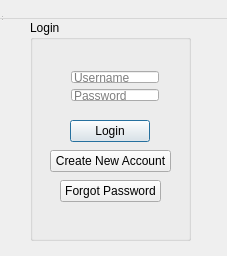
<?xml version="1.0" encoding="UTF-8"?>
<ui version="4.0">
 <class>AppointmentCheck</class>
 <widget class="QDialog" name="AppointmentCheck">
  <property name="geometry">
   <rect>
    <x>0</x>
    <y>0</y>
    <width>227</width>
    <height>256</height>
   </rect>
  </property>
  <property name="windowTitle">
   <string>AppointmentCheck</string>
  </property>
  <widget class="QWidget" name="centralWidget" native="true">
   <property name="geometry">
    <rect>
     <x>0</x>
     <y>0</y>
     <width>221</width>
     <height>241</height>
    </rect>
   </property>
   <widget class="QGroupBox" name="groupBox">
    <property name="geometry">
     <rect>
      <x>30</x>
      <y>20</y>
      <width>161</width>
      <height>221</height>
     </rect>
    </property>
    <property name="title">
     <string>Login</string>
    </property>
    <widget class="QPushButton" name="pushButton">
     <property name="geometry">
      <rect>
       <x>40</x>
       <y>100</y>
       <width>80</width>
       <height>22</height>
      </rect>
     </property>
     <property name="text">
      <string>Login</string>
     </property>
    </widget>
    <widget class="QPushButton" name="pushButton_2">
     <property name="geometry">
      <rect>
       <x>20</x>
       <y>130</y>
       <width>121</width>
       <height>22</height>
      </rect>
     </property>
     <property name="text">
      <string>Create New Account</string>
     </property>
    </widget>
    <widget class="QWidget" name="layoutWidget">
     <property name="geometry">
      <rect>
       <x>30</x>
       <y>40</y>
       <width>110</width>
       <height>52</height>
      </rect>
     </property>
     <layout class="QVBoxLayout" name="verticalLayout">
      <item>
       <widget class="QLineEdit" name="username">
        <property name="placeholderText">
         <string>Username</string>
        </property>
       </widget>
      </item>
      <item>
       <widget class="QLineEdit" name="password">
        <property name="echoMode">
         <enum>QLineEdit::Password</enum>
        </property>
        <property name="placeholderText">
         <string>Password</string>
        </property>
       </widget>
      </item>
     </layout>
    </widget>
    <widget class="QPushButton" name="pushButton_3">
     <property name="geometry">
      <rect>
       <x>30</x>
       <y>160</y>
       <width>101</width>
       <height>22</height>
      </rect>
     </property>
     <property name="text">
      <string>Forgot Password</string>
     </property>
    </widget>
   </widget>
  </widget>
  <widget class="QMenuBar" name="menuBar">
   <property name="geometry">
    <rect>
     <x>0</x>
     <y>0</y>
     <width>227</width>
     <height>19</height>
    </rect>
   </property>
  </widget>
  <widget class="QToolBar" name="mainToolBar">
   <property name="geometry">
    <rect>
     <x>0</x>
     <y>0</y>
     <width>8</width>
     <height>17</height>
    </rect>
   </property>
  </widget>
  <widget class="QStatusBar" name="statusBar">
   <property name="geometry">
    <rect>
     <x>0</x>
     <y>0</y>
     <width>3</width>
     <height>22</height>
    </rect>
   </property>
  </widget>
 </widget>
 <layoutdefault spacing="6" margin="11"/>
 <tabstops>
  <tabstop>username</tabstop>
  <tabstop>password</tabstop>
  <tabstop>pushButton</tabstop>
  <tabstop>pushButton_2</tabstop>
  <tabstop>pushButton_3</tabstop>
 </tabstops>
 <resources/>
 <connections/>
</ui>
